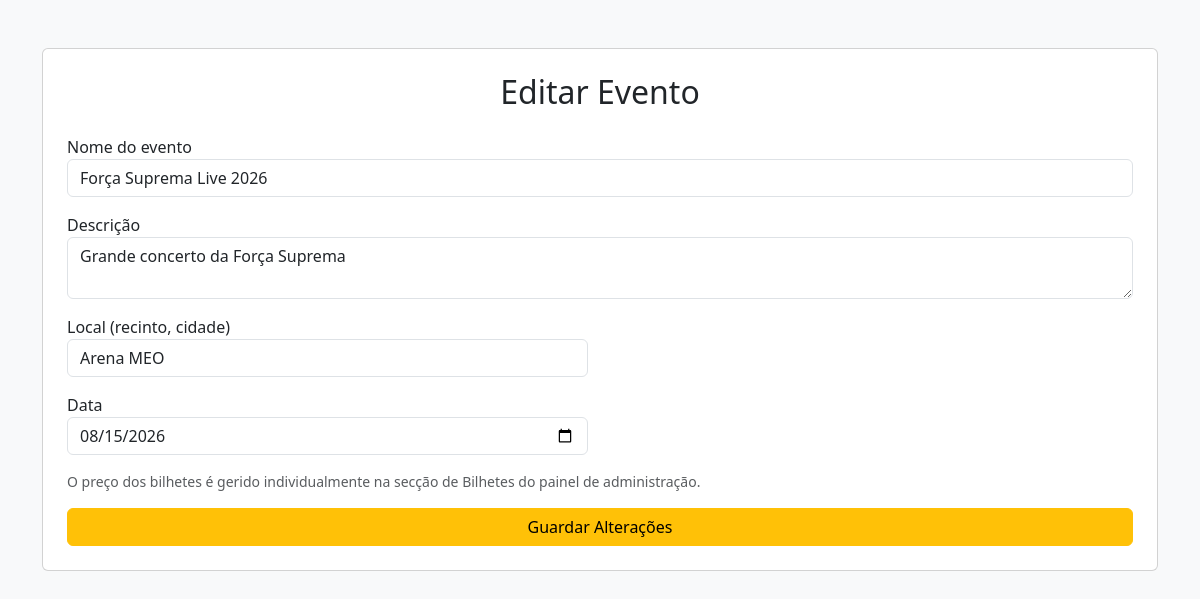
The app's page /site/admin/edit_event.php?id=1 (signed in) with its own data.
### tables this page shows
CREATE TABLE `events` (
  `id` int(11) NOT NULL,
  `title` varchar(150) NOT NULL,
  `description` text DEFAULT NULL,
  `city` varchar(100) NOT NULL,
  `venue` varchar(150) NOT NULL,
  `event_date` date NOT NULL,
  `price` decimal(10,2) NOT NULL,
  `image` varchar(255) DEFAULT NULL,
  `created_at` timestamp NOT NULL DEFAULT current_timestamp()
);

### site/admin/edit_event.php (the view, shortened to what this page needs)
<?php
require_once __DIR__ . '/../../conexao/db.php';
$id = $_GET['id'] ?? null;
$stmt = $pdo->prepare("
    SELECT *
    FROM events
    WHERE id=?
");
$stmt->execute([$id]);
$event = $stmt->fetch();
?>
<!DOCTYPE html>
<html lang="pt">
<head>
    <link href="https://cdn.jsdelivr.net/npm/bootstrap@5.3.0/dist/css/bootstrap.min.css" rel="stylesheet">
</head>
<body class="bg-light">
    <div class="container mt-5">
        <div class="card p-4">
            <h2 class="mb-4 text-center">
                Editar Evento
            </h2>
            <form method="POST">
                <div class="mb-3">
                    <label>Nome do evento</label>
                    <input
                        type="text"
                        name="name"
                        class="form-control"
                        value="<?= htmlspecialchars($event['title']) ?>"
                        required>
                </div>
                <div class="mb-3">
                    <label>Descrição</label>
                    <textarea
                        name="description"
                        class="form-control"><?= htmlspecialchars($event['description']) ?></textarea>
                </div>
                <div class="row">
                    <div class="col-md-6 mb-3">
                        <label>Local (recinto, cidade)</label>
                        <input
                            type="text"
                            name="venue"
                            class="form-control"
                            value="<?= htmlspecialchars($event['venue']) ?>"
                            required>
                    </div>
                </div>
                <div class="row">
                    <div class="col-md-6 mb-3">
                        <label>Data</label>
                        <input
                            type="date"
                            name="date"
                            class="form-control"
                            value="<?= htmlspecialchars($event['event_date']) ?>"
                            required>
                    </div>
                </div>
                <p class="text-muted small">
                    O preço dos bilhetes é gerido individualmente na secção
                    de Bilhetes do painel de administração.
                </p>
                <button
                    name="update_event"
                    class="btn btn-warning w-100">
                    Guardar Alterações
                </button>
            </form>
        </div>
    </div>
</body>
</html>

### records on screen
events: name "Força Suprema Live 2026", description "Grande concerto da Força Suprema", venue "Arena MEO", date "08/15/2026"
